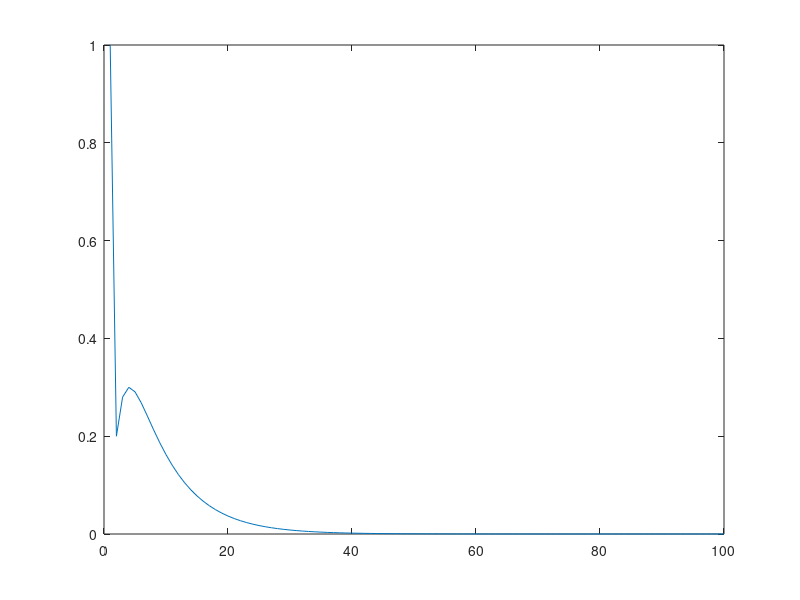
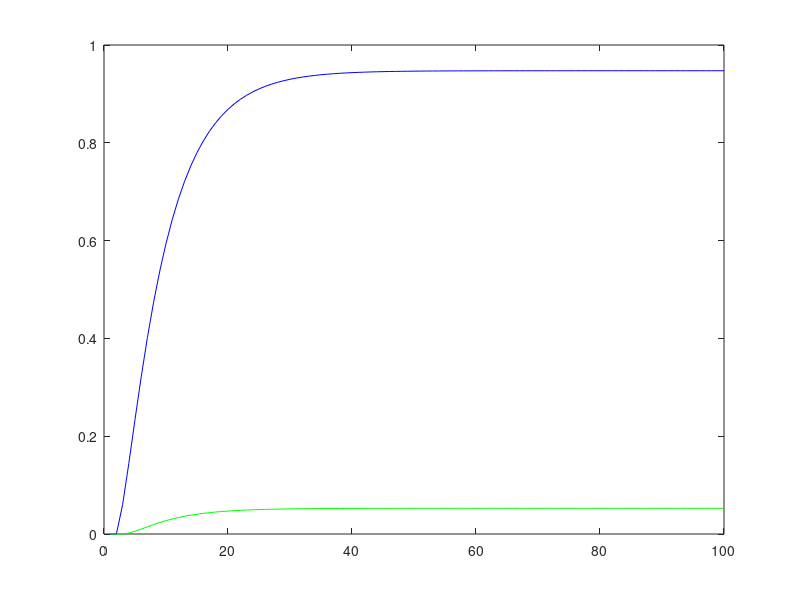

The MATLAB script that drew these images, in order:
%a)

T = [0.8, 0, 0, 0.3, 0;
    0.2, 0.6, 0, 0.2, 0; 
    0, 0.3, 1, 0, 0; 
    0, 0.1, 0, 0.4, 0; 
    0, 0, 0, 0.1, 1];
disp("a) T = ");
disp(T);

%b)

X0 = [1 0 0 0 0]';
X = zeros(1, 100);
X(1,1) = X0(1,1);

for i=2:100
    Xaux = T^(i-1) * X0;
    X(1, i) = Xaux(2,1);
end

figure(1);
title("b)");
plot(1:100, X);

%c)
X3 = zeros(1, 100);
X5 = zeros(1, 100);
X3(1,1) = X0(3,1);
X5(1,1) = X0(5,1);

for i=2:100
    Xaux = T^(i-1) * X0;
    X3(1, i) = Xaux(3,1);
    X5(1, i) = Xaux(5,1);
end

figure(2);
plot(1:100, X3, "b");
hold on;
plot(1:100, X5, "g");
hold off;

%d)
T_canonica = [0.8, 0, 0.3, 0, 0
              0.2, 0.6, 0.2, 0, 0
              0, 0.1, 0.4, 0, 0 
              0, 0.3, 0, 1, 0
              0, 0, 0.1, 0, 1];
Q = T_canonica(1:3, 1:3);   %Matriz dos Transientes
disp("d) Q = ");
disp(Q);

%e)
F = inv(eye(3) - Q);  %Matriz Fundamental
disp("e) F = ");
disp(F);

%f)
%Nº Médio de passos começando no estado 1
nPassos1 = sum(F(:, 1)) / 3;
%Nº Médio de passos começando no estado 2
nPassos2 = sum(F(:, 2)) / 3;
%Nº Médio de passos começando no estado 4
nPassos3 = sum(F(:, 3)) / 3;

disp("d) Número médio de passos começando no estado 1");
disp(nPassos1);
disp("Número médio de passos começando no estado 2");
disp(nPassos2);
disp("Número médio de passos começando no estado 4");
disp(nPassos3);

%g)
R = T_canonica(4:5, 1:3); %Matriz de transição de não absorventes para absorventes
B = R * F; %Matriz probabilidades de absorção bji no estado j se começar no estado i
%Começando no estado 1
i = 1;
%Ser absorvido no estado 3
j = 1;

pAbsorv3 = B(j, i); % Probabilidade de ser absorvido no estado 3 começando no estado 1

%Ser absorvido no estado 5
j = 2;

pAbsorv5 = B(j, i); % Probabilidade de ser absorvido no estado 5 começando no estado 1

disp("g) Probabilidade de ser absorvido no estado 3 começando no estado 1");
disp(pAbsorv3);
disp("Probabilidade de ser absorvido no estado 5 começando no estado 1");
disp(pAbsorv5);

%Os valores coincidem com os valores para que as matrizes da alínea c)
%convergem








